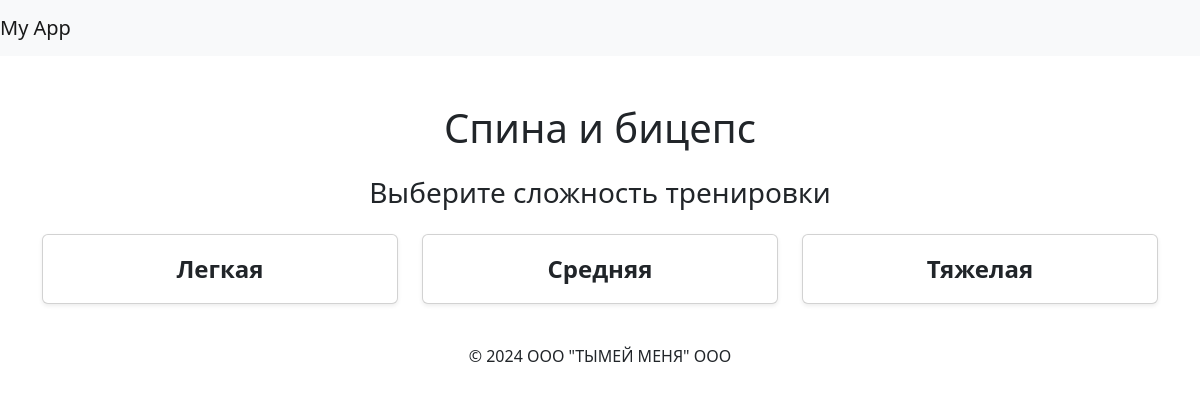
Page /combinations/intensity/?id=1&id=2&id=3 on the committed database.
### models.py (models this page shows)
class Base(DeclarativeBase):
    pass

class CombinationsMusclesTypes(Base):
    __tablename__ = "combinations_muscles_types"
    id: Mapped [intpk]
    title: Mapped[str]
    intensity: Mapped[int] = mapped_column(ForeignKey('intensity.id'))

### main.py (the view)
@app.get("/combinations/intensity/", response_class=HTMLResponse)
async def choose_intensity(request: Request, id: List[int] = Query([])):
    ans = []
    with sess() as session:
        query = select(CombinationsMusclesTypes)
        res = session.execute(query)
        combinations = res.scalars().all()
        for combination in combinations:
            if combination.id in id:
                if combination.intensity == 1:
                    ans.append({"id": combination.id, "title": combination.title, "intensity": "Легкая"})
                elif combination.intensity == 2:
                    ans.append({"id": combination.id, "title": combination.title, "intensity": "Средняя"})
                else:
                    ans.append({"id": combination.id, "title": combination.title, "intensity": "Тяжелая"})
    return templates.TemplateResponse(name="intensity.html", context={"request":request, "intensity": ans})

### templates/intensity.html (shortened to what this page needs)
{% extends "base.html" %}
{% block content %}
<div class="container mt-5">
    <h1 class="text-center mb-4">{{ intensity[0].title }}</h1>
    <div class="text-center mb-4">
        <h3>Выберите сложность тренировки</h3>
    </div>
    <div class="row">
        {% for elem in intensity %}
        <div class="col-md-6 col-lg-4 mb-4">
            <a href="/combinations/intensity/workouts/{{ elem.id }}" class="text-decoration-none">
                <div class="card shadow-sm h-100 d-flex align-items-center justify-content-center text-center">
                    <div class="card-body">
                        <p class="card-text fw-bold fs-4 text-dark">
                            {{ elem.intensity }}
                        </p>
                    </div>
                </div>
            </a>
        </div>
        {% endfor %}
    </div>
</div>
{% endblock %}

### rows in the picture
CombinationsMusclesTypes: title "Спина и бицепс", intensity "Легкая"
CombinationsMusclesTypes: intensity "Средняя"
CombinationsMusclesTypes: intensity "Тяжелая"
